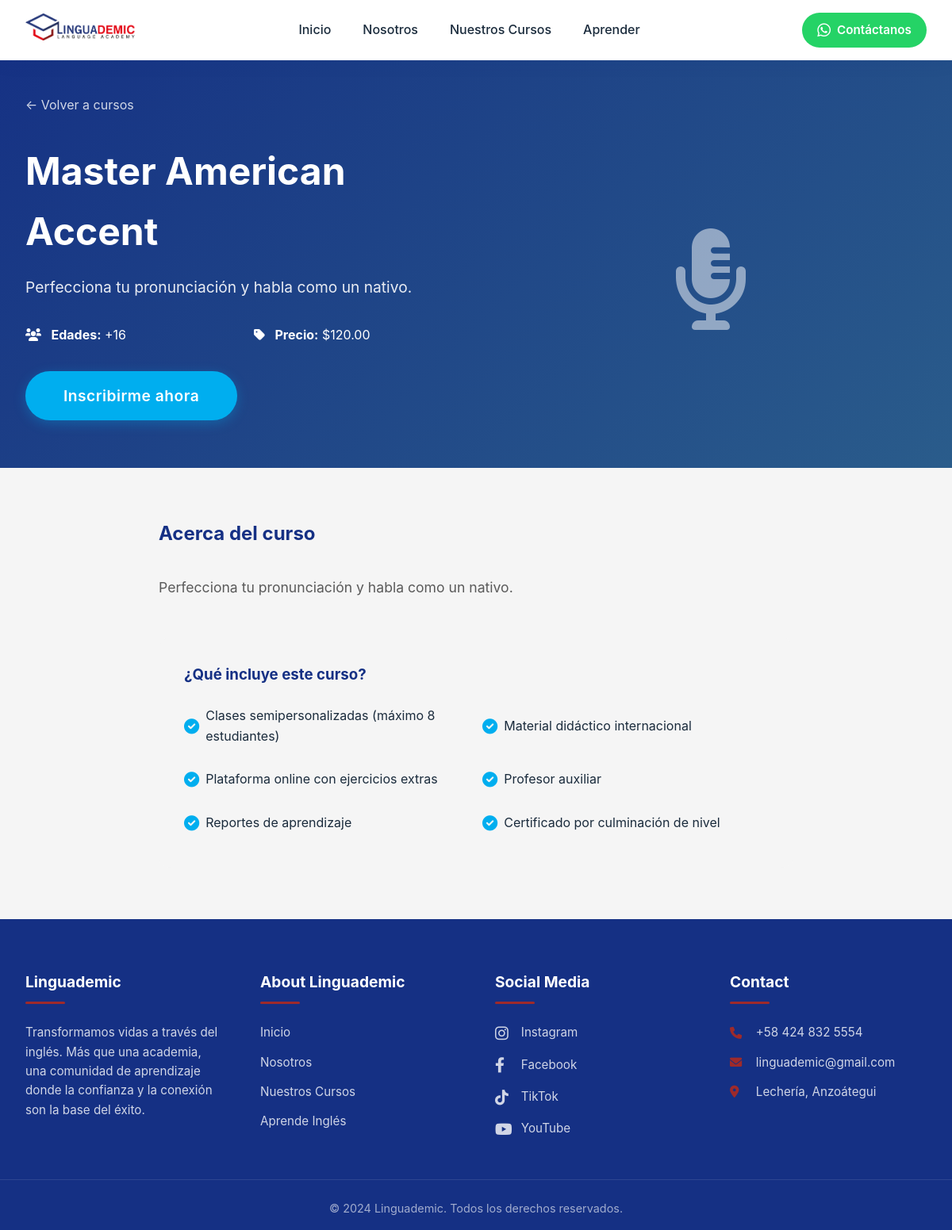
The app's page /curso/master-american-accent/, older data.
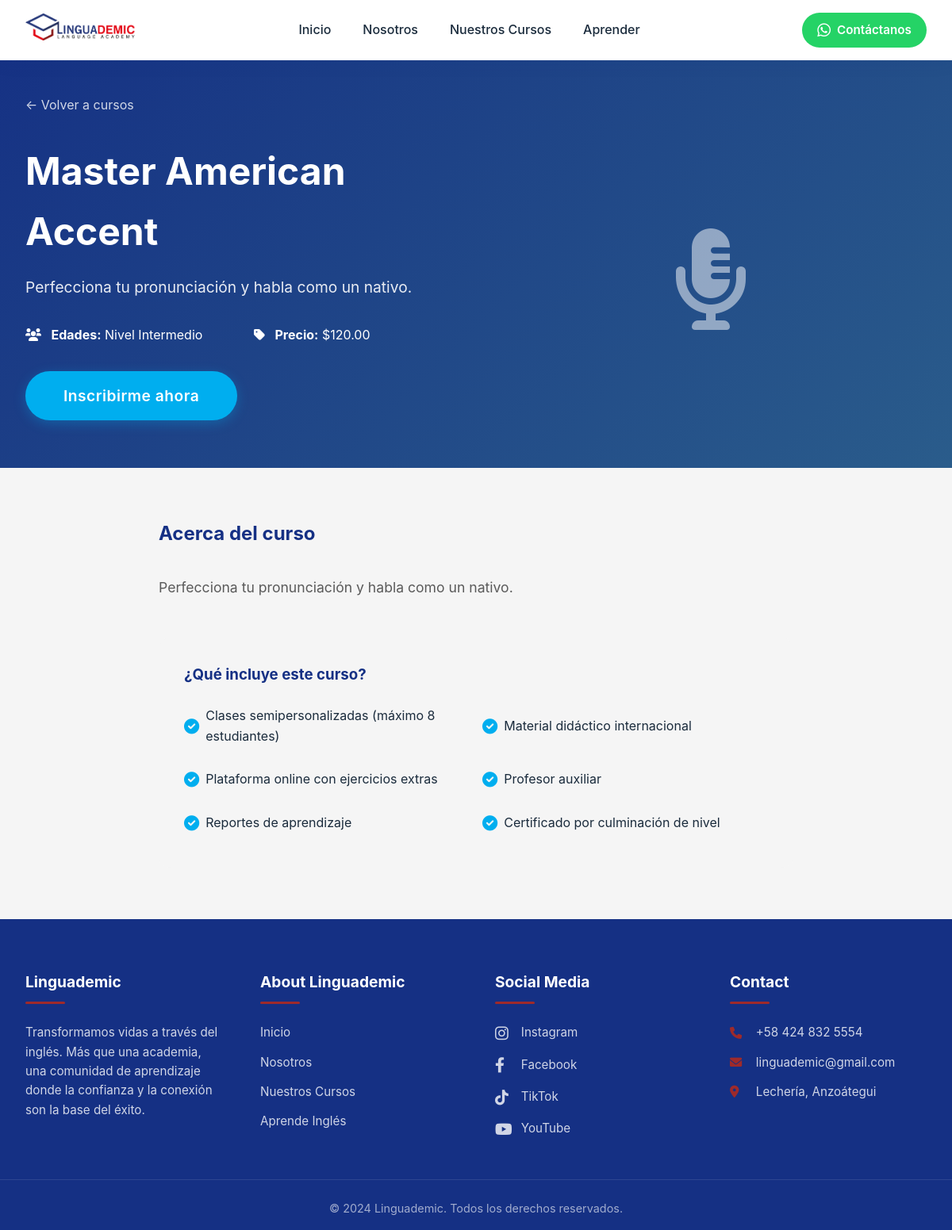
The same page, newer data.
### website/models.py (models this page shows, shortened)
class Curso(models.Model):
    nombre = models.CharField(max_length=200)
    edades = models.CharField(max_length=100)
    descripcion_corta = models.TextField(max_length=200)
    precio = models.DecimalField(max_digits=10, decimal_places=2)
    slug = models.SlugField(unique=True, blank=True)
    orden = models.IntegerField(default=0)
    activo = models.BooleanField(default=True)
    descripcion_larga = models.TextField(blank=True, help_text="Descripción detallada del curso")
    imagen_hero = models.ImageField(upload_to='cursos/', blank=True, null=True, help_text="Imagen para la sección hero")
    incluye = models.TextField(blank=True, help_text="Escribe cada item en una línea nueva")
    def lista_incluye(self):
        if self.incluye:
            return [item.strip() for item in self.incluye.split('\n') if item.strip()]
        return []
    class Meta:
        ordering = ['orden', 'nombre']

### website/views.py (the view)
# urls.py: path('curso/<slug:slug>/', detalle_curso, name='detalle_curso'),
def detalle_curso(request, slug):
    curso = get_object_or_404(Curso, slug=slug, activo=True)
    return render(request, 'detalle_curso.html', {'curso': curso})

### templates/detalle_curso.html (shortened to what the changed rows need)
{% extends 'base.html' %}
{% load static %}
{% block extra_css %}
<link rel="stylesheet" href="{% static 'css/detalle_curso.css' %}">
{% endblock %}
{% block content %}
<section class="curso-hero">
    <div class="curso-hero-container">
        <div class="curso-hero-grid">
            <div>
                <h1 class="curso-hero-title">{{ curso.nombre }}</h1>
                <p class="curso-hero-subtitle">{{ curso.descripcion_corta }}</p>
                <div class="curso-hero-info">
                    <div class="curso-hero-info-item">
                        <i class="fas fa-users"></i>
                        <strong>Edades:</strong> {{ curso.edades }}
                    </div>
                    <div class="curso-hero-info-item">
                        <i class="fas fa-tag"></i>
                        <strong>Precio:</strong> ${{ curso.precio }}
                    </div>
                </div>
                <a href="#" class="btn btn-primary" style="font-size: 1.2rem; padding: 1rem 3rem;">
                    Inscribirme ahora
                </a>
            </div>
        </div>
    </div>
</section>
<section class="curso-descripcion">
    <div class="curso-descripcion-container">
        <h2 class="curso-descripcion-titulo">Acerca del curso</h2>
        {% if curso.descripcion_larga %}
            <div class="curso-descripcion-texto">
                {{ curso.descripcion_larga|linebreaks }}
            </div>
        {% else %}
            <p class="curso-descripcion-texto">
                {{ curso.descripcion_corta }}
            </p>
        {% endif %}
        <div class="curso-incluye">
            <h3 class="curso-incluye-titulo">¿Qué incluye este curso?</h3>
            {% if curso.lista_incluye %}
                <ul class="curso-incluye-grid">
                    {% for item in curso.lista_incluye %}
                    <li class="curso-incluye-item">
                        <i class="fas fa-check-circle"></i>
                        <span>{{ item }}</span>
                    </li>
                    {% endfor %}
                </ul>
            {% else %}
                <ul class="curso-incluye-grid">
                </ul>
            {% endif %}
        </div>
    </div>
</section>
{% endblock %}

Row changes from the older to the newer data that the page shows:
changed Curso "Master American Accent": edades "+16" → "Nivel Intermedio"
